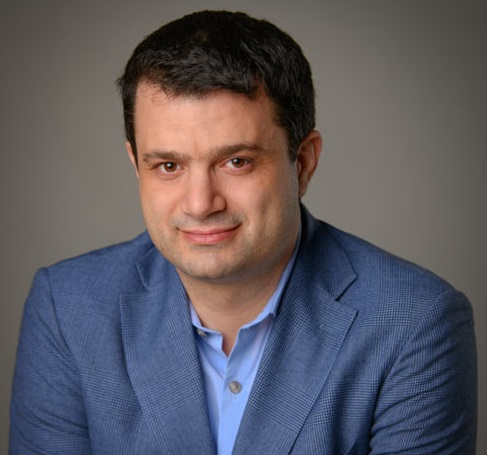
#> input picture kmeans++/images/hajij.jpg, 487 x 455 px
$ jupyter execute kmeans.ipynb   (shell and % lines are left out)   (older library calls are emulated)
#> lines starting #> are read from the running program, lines starting #| are printed output that depends on the picture
### Clustering

Clustering is a type of unsupervised learning that involves grouping similar data points together based on their characteristics. The goal of clustering is to find natural groupings in the data that can help us understand patterns, relationships, and structure that may not be immediately obvious from a simple inspection of the data.

There are many different clustering algorithms, each with its own strengths and weaknesses. Some of the most popular clustering algorithms include KMeans, DBSCAN, Agglomerative Clustering, and Spectral Clustering. In this report, we will be focussing on KMeans, its variants and compare it against Spectral Clustering.

## KMeans

Kmeans is a popular unsupervised clustering algorithm that partitions data into K clusters, where K is a predefined number of clusters. The algorithm iteratively assigns each data point to its nearest centroid and then updates the centroids based on the mean of the points assigned to them. This process continues until the centroids no longer move significantly.

The time complexity of the KMeans algorithm is O(KnI*d), where n is the number of data points, d is the dimensionality of the data, K is the number of clusters, and I is the number of iterations. The running time of the algorithm depends on the initialization of the centroids and the convergence criteria.

KMeans++ is a variant of KMeans that improves the initialization of the centroids. Instead of randomly selecting the initial centroids, KMeans++ selects them based on the distance to the existing centroids. This helps to ensure that the initial centroids are well spread out and can lead to better clustering results.

The time complexity of the KMeans++ algorithm is the same as KMeans, O(KnI*d), but it typically converges faster than KMeans.

### KMeans Algorithm
1. Initialize K centroids randomly
2. Repeat until convergence:
   a. Assign each data point to the nearest centroid
   b. Update each centroid as the mean of the data points assigned to it
3. Return the final centroids and cluster assignments

### KMeans++ Algorithm
1. Choose the first centroid randomly from the data points
2. Repeat until K centroids have been chosen:
   a. For each data point, compute the distance to the nearest centroid
   b. Choose the next centroid randomly from the data points with probability proportional to the squared distance
3. Assign each data point to the nearest centroid
4. Update each centroid as the mean of the data points assigned to it
5. Repeat steps 3 and 4 until convergence
6. Return the final centroids and cluster assignments

Let us take a look at this algorithm in action

[cell 1]
import pandas as pd
import numpy as np
import matplotlib.image as mpimg
import matplotlib.pyplot as plt
import random
from collections import defaultdict
from typing import Mapping

from PIL import Image
import seaborn as sns; sns.set()  # for plot styling
from sklearn.datasets import make_blobs, make_moons, make_circles
from sklearn.cluster import KMeans, SpectralClustering
import matplotlib.pyplot as plt
import warnings
warnings.filterwarnings('ignore')

[cell 2]
#Custom implementation of k-means and k-means++
def kmeans(X:np.ndarray, k=5, centroids=None, tolerance=1e-2, seed=42) -> (np.ndarray, Mapping[int,list]):
    """
    Returns centroids and list of row indexes for each cluster for given dataset and no of clusters
    """
    if centroids == 'kmeans++':
        ## Kmeans++ algorithm for initial centroid identification
        ## pick first centroid randomly, pick next centroid where
        ## minimum distance to the previous clusters is maximized
        first_centroid_idx = np.random.choice(X.shape[0], 1, replace=False)
        first_centroid = X[first_centroid_idx]
        dist = np.zeros((X.shape[0], k))
        dist[:] = np.nan ## setting all elements to nan for easier row wise minimum calculation
        init_centroids = first_centroid
        for j in range(k-1):
            dist[:, j] = np.linalg.norm(X - first_centroid, axis = 1)
            min_dist = np.nanmin(dist, axis = 1, keepdims = True)
            next_centroid_idx = np.argmax(min_dist, axis = 0)
            next_centroid = X[next_centroid_idx]
            init_centroids = np.concatenate((init_centroids, next_centroid), axis = 0)
            first_centroid = next_centroid
    else:
        ## Pick k elements randomly as the initial centroids
        X_unique = np.unique(X, axis=0)
        init_centroids_idx = np.random.choice(X_unique.shape[0], k, replace=False)
        init_centroids = X_unique[init_centroids_idx]
    while True:
        cluster_record_map = [[] for _ in range(k)]
        for i in range(X.shape[0]):
            cluster = np.argmin(np.linalg.norm(X[i] - init_centroids, axis=1))
            cluster_record_map[cluster].append(i)
        next_centroids = np.array([np.mean(X[cluster_record_map[j]], axis=0) for j in range(k)])
        dist_bw_centroids = np.all(np.linalg.norm(init_centroids - next_centroids, axis=1))
        if np.any(dist_bw_centroids) >= tolerance:
            init_centroids = next_centroids
        else:
            return next_centroids, cluster_record_map

Lets demonstrate it with some synthesised data.

[cell 3]
X, y_true = make_blobs(n_samples=500, centers=4, cluster_std=0.60, random_state=0)
plt.scatter(X[:, 0], X[:, 1], s=10);
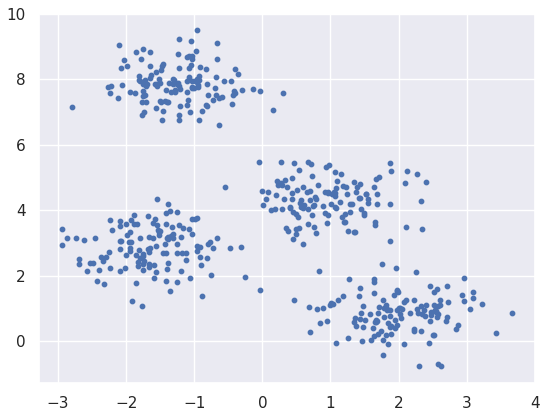
#> figure drawn by matplotlib, 1 panel

Visually, we see that the generated data has 4 clusters. Now lets see that kmeans tells us.

A visual representation of the kmeans algorithm in action.

[cell 4]
centroids, clusters = kmeans(X, k=4)
row_index = [y for x in clusters for y in x]
cluster_no = []
for cluster_idx, indexes in enumerate(clusters):
    for index in indexes:
        cluster_no.append(cluster_idx)
plt.scatter(X[row_index, 0], X[row_index, 1], c= cluster_no, s=30, cmap='viridis')
plt.scatter(centroids[:, 0], centroids[:, 1], c='blue', s=100, alpha=0.5)
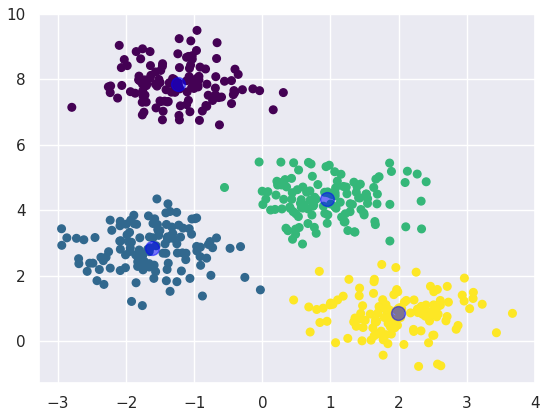
#> figure drawn by matplotlib, 1 panel

[cell 5]
centroids, clusters = kmeans(X, k=4, centroids='kmeans++')
row_index = [y for x in clusters for y in x]
cluster_no = []
for cluster_idx, indexes in enumerate(clusters):
    for index in indexes:
        cluster_no.append(cluster_idx)
plt.scatter(X[row_index, 0], X[row_index, 1], c= cluster_no, s=30, cmap='viridis')
plt.scatter(centroids[:, 0], centroids[:, 1], c='blue', s=100, alpha=0.5)
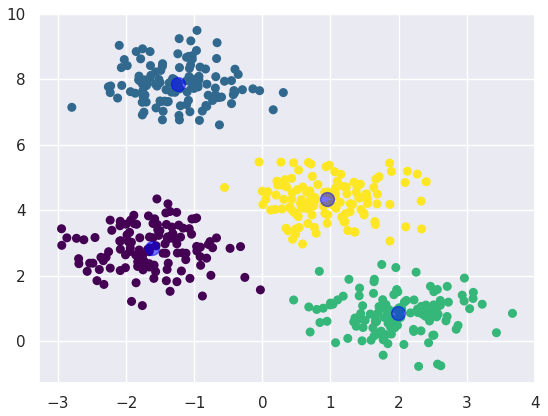
#> figure drawn by matplotlib, 1 panel

Kmeans identifies the centroids and groups together data points on the basis of some similarity measure (euclidian distance in this case).

Also, we see that there is randomness associated with how kmeans/kmeans++ selects clusters. Every iteration gives us slightly different results.

### Some fun stuff -> Kmeans for Image compression

Kmeans can also be used to compress images by bringing down the number of colours used.

Let's take a look at image compression using kmeans on  a cool and candid photo of our Professor, Mustafa Hajij.

[cell 6]
path = 'images/hajij.jpg'
Image.open(path)

Now lets see the shape of these images.

[cell 7]
im = Image.open(path)
#> im is the input picture: PIL image 487x455 RGB; mean R, G, B 92.4, 89, 96.6
#im = im.convert('L')
np_im = np.array(im)
print(np_im.shape)
#| (455, 487, 3)

An image is represented as 3 seperate matrices for colours Red / Blue / Green and their contributions are stored as integers from 0 to 255.

[cell 8]
np.max(np.max(np_im, axis=1), axis=0)
#> Out = [249, 201, 255]

I will convert it into grey scale for ease of use. Also, its required to reshape the image matrix into a 2-D array.

[cell 9]
data = np_im.reshape(np_im.shape[0] * np_im.shape[1],np_im.shape[2]) #/ 255 ## rescale 0-255 to 0-1
data.shape
#> Out = (221585, 3)

We see that there are a total of > 500,000 colours used to describe this image. Lets reduce it down to 10 colours and see how that looks.

[cell 10]
k = 10
centroids, clusters = kmeans(data, k=k, centroids='kmeans++')
